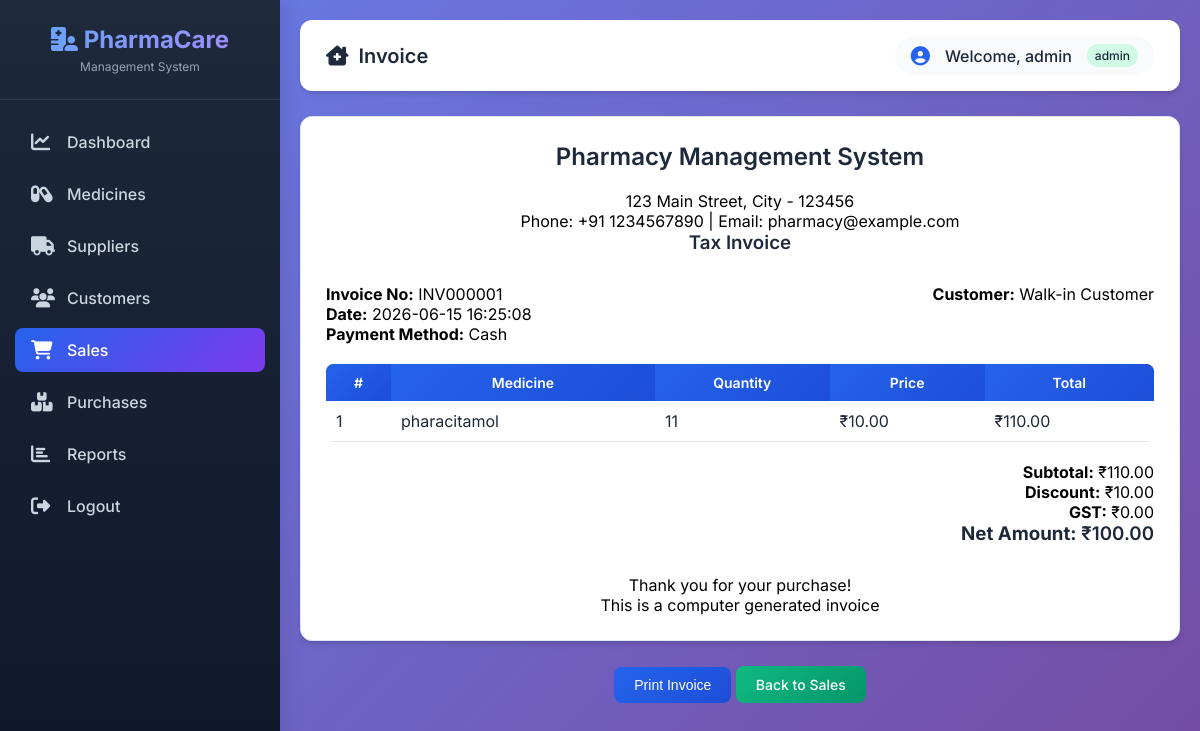
Screenshot of /sales/invoice/1 (signed in) with the database file from the repository.
### tables this page shows
CREATE TABLE sales (
            id INTEGER PRIMARY KEY AUTOINCREMENT,
            invoice_no TEXT UNIQUE NOT NULL,
            customer_id INTEGER,
            total_amount REAL,
            discount REAL DEFAULT 0,
            gst REAL DEFAULT 0,
            net_amount REAL,
            payment_method TEXT,
            sale_date TIMESTAMP DEFAULT CURRENT_TIMESTAMP,
            FOREIGN KEY (customer_id) REFERENCES customers (id)
        );

CREATE TABLE sales_items (
            id INTEGER PRIMARY KEY AUTOINCREMENT,
            sale_id INTEGER,
            medicine_id INTEGER,
            quantity INTEGER,
            price REAL,
            FOREIGN KEY (sale_id) REFERENCES sales (id),
            FOREIGN KEY (medicine_id) REFERENCES medicines (id)
        );

CREATE TABLE medicines (
            id INTEGER PRIMARY KEY AUTOINCREMENT,
            name TEXT NOT NULL,
            category TEXT,
            batch_no TEXT,
            expiry_date DATE,
            quantity INTEGER DEFAULT 0,
            purchase_price REAL,
            selling_price REAL,
            supplier_id INTEGER,
            reorder_level INTEGER DEFAULT 10,
            created_at TIMESTAMP DEFAULT CURRENT_TIMESTAMP,
            FOREIGN KEY (supplier_id) REFERENCES suppliers (id)
        );

### routes/sales_routes.py (the view)
@sales_bp.route('/invoice/<int:sale_id>')
def view_invoice(sale_id):
    if 'user_id' not in session:
        return redirect(url_for('auth_bp.login'))
    sale, items = SalesController.get_sale(sale_id)
    return render_template('sales/invoice.html', sale=sale, items=items)

### controllers/sales_controller.py (called while the page is built)
    @staticmethod
    def get_sale(sale_id):
        return SalesModel.get_sale_by_id(sale_id)

### database/db.py (called while the page is built)
def get_db_connection():
    conn = sqlite3.connect(DATABASE_PATH)
    conn.row_factory = sqlite3.Row
    return conn

### models/sales_model.py (called while the page is built)
    @staticmethod
    def get_sale_by_id(sale_id):
        conn = get_db_connection()
        cursor = conn.cursor()
        cursor.execute('''
            SELECT s.*, c.name as customer_name
            FROM sales s
            LEFT JOIN customers c ON s.customer_id = c.id
            WHERE s.id = ?
        ''', (sale_id,))
        sale = cursor.fetchone()
        if sale:
            cursor.execute('''
                SELECT si.*, m.name as medicine_name
                FROM sales_items si
                JOIN medicines m ON si.medicine_id = m.id
                WHERE si.sale_id = ?
            ''', (sale_id,))
            items = cursor.fetchall()
            conn.close()
            return sale, items
        conn.close()
        return None, None

### templates/sales/invoice.html
{% extends "layout/base.html" %}
{% block title %}Invoice{% endblock %}
{% block content %}
<div class="card" id="invoice">
    <div style="text-align: center; margin-bottom: 30px;">
        <h2>Pharmacy Management System</h2>
        <p>123 Main Street, City - 123456</p>
        <p>Phone: +91 1234567890 | Email: pharmacy@example.com</p>
        <h3>Tax Invoice</h3>
    </div>
    <div style="display: flex; justify-content: space-between; margin-bottom: 20px;">
        <div>
            <strong>Invoice No:</strong> {{ sale.invoice_no }}<br>
            <strong>Date:</strong> {{ sale.sale_date }}<br>
            <strong>Payment Method:</strong> {{ sale.payment_method or 'Cash' }}
        </div>
        <div>
            <strong>Customer:</strong> {{ sale.customer_name or 'Walk-in Customer' }}
        </div>
    </div>
    <table style="width: 100%; border-collapse: collapse; margin-bottom: 20px;">
        <thead>
            <tr style="background: #34495e; color: white;">
                <th style="padding: 10px;">#</th>
                <th style="padding: 10px;">Medicine</th>
                <th style="padding: 10px;">Quantity</th>
                <th style="padding: 10px;">Price</th>
                <th style="padding: 10px;">Total</th>
            </tr>
        </thead>
        <tbody>
            {% for item in items %}
            <tr>
                <td style="padding: 10px;">{{ loop.index }}</td>
                <td style="padding: 10px;">{{ item.medicine_name }}</td>
                <td style="padding: 10px;">{{ item.quantity }}</td>
                <td style="padding: 10px;">₹{{ "%.2f"|format(item.price) }}</td>
                <td style="padding: 10px;">₹{{ "%.2f"|format(item.quantity * item.price) }}</td>
            </tr>
            {% endfor %}
        </tbody>
    </table>
    <div style="text-align: right;">
        <p><strong>Subtotal:</strong> ₹{{ "%.2f"|format(sale.total_amount) }}</p>
        <p><strong>Discount:</strong> ₹{{ "%.2f"|format(sale.discount or 0) }}</p>
        <p><strong>GST:</strong> ₹{{ "%.2f"|format(sale.gst or 0) }}</p>
        <h3><strong>Net Amount:</strong> ₹{{ "%.2f"|format(sale.net_amount) }}</h3>
    </div>
    <div style="text-align: center; margin-top: 30px;">
        <p>Thank you for your purchase!</p>
        <p>This is a computer generated invoice</p>
    </div>
</div>
<div style="margin-top: 20px; text-align: center;">
    <button onclick="window.print()" class="btn btn-primary">Print Invoice</button>
    <a href="{{ url_for('sales_bp.sales_list') }}" class="btn btn-success">Back to Sales</a>
</div>
{% endblock %}

### templates/layout/base.html (shortened to what this page needs)
<!DOCTYPE html>
<html lang="en">
<head>
    <link rel="stylesheet" href="https://cdnjs.cloudflare.com/ajax/libs/font-awesome/6.4.0/css/all.min.css">
</head>
<body>
    <div class="sidebar" id="sidebar">
        <div class="sidebar-header">
            <h2><i class="fas fa-hospital-user"></i> PharmaCare</h2>
            <p>Management System</p>
        </div>
        <ul>
            <li class="{% if request.endpoint == 'dashboard_bp.dashboard' %}active{% endif %}">
                <a href="{{ url_for('dashboard_bp.dashboard') }}">
                    <i class="fas fa-chart-line"></i>
                    <span>Dashboard</span>
                </a>
            </li>
            <li class="{% if request.endpoint and 'medicine' in request.endpoint %}active{% endif %}">
                <a href="{{ url_for('medicine_bp.medicine_list') }}">
                    <i class="fas fa-capsules"></i>
                    <span>Medicines</span>
                </a>
            </li>
            <li class="{% if request.endpoint and 'supplier' in request.endpoint %}active{% endif %}">
                <a href="{{ url_for('supplier_bp.supplier_list') }}">
                    <i class="fas fa-truck"></i>
                    <span>Suppliers</span>
                </a>
            </li>
            <li class="{% if request.endpoint and 'customer' in request.endpoint %}active{% endif %}">
                <a href="{{ url_for('customer_bp.customer_list') }}">
                    <i class="fas fa-users"></i>
                    <span>Customers</span>
                </a>
            </li>
            <li class="{% if request.endpoint and 'sales' in request.endpoint %}active{% endif %}">
                <a href="{{ url_for('sales_bp.sales_list') }}">
                    <i class="fas fa-shopping-cart"></i>
                    <span>Sales</span>
                </a>
            </li>
            <li class="{% if request.endpoint and 'purchase' in request.endpoint %}active{% endif %}">
                <a href="{{ url_for('purchase_bp.purchase_list') }}">
                    <i class="fas fa-boxes"></i>
                    <span>Purchases</span>
                </a>
            </li>
            <li class="{% if request.endpoint and 'report' in request.endpoint %}active{% endif %}">
                <a href="{{ url_for('report_bp.sales_report') }}">
                    <i class="fas fa-chart-bar"></i>
                    <span>Reports</span>
                </a>
            </li>
            <li>
                <a href="{{ url_for('auth_bp.logout') }}">
                    <i class="fas fa-sign-out-alt"></i>
                    <span>Logout</span>
                </a>
            </li>
        </ul>
    </div>
    <div class="content">
        <div class="navbar">
            <h3>
                <i class="fas fa-clinic-medical"></i>
                {% block title %}Pharmacy Management System{% endblock %}
            </h3>
            <div class="user-info">
                <i class="fas fa-user-circle"></i>
                <span>Welcome, {{ session.username }}</span>
                <span class="badge badge-success">{{ session.role }}</span>
            </div>
        </div>
        {% block content %}{% endblock %}
    </div>
</body>
</html>

### templates/layout/base.html (style rules this page uses)
:root { --primary: #2563eb; --primary-dark: #1d4ed8; --secondary: #10b981; --danger: #ef4444; --warning: #f59e0b; --info: #3b82f6; --dark: #1e293b; --light: #f8fafc; --gray: #64748b; --border: #e2e8f0; --shadow-sm: 0 1px 2px 0 rgb(0 0 0 / 0.05); --shadow: 0 1px 3px 0 rgb(0 0 0 / 0.1), 0 1px 2px -1px rgb(0 0 0 / 0.1); --shadow-md: 0 4px 6px -1px rgb(0 0 0 / 0.1), 0 2px 4px -2px rgb(0 0 0 / 0.1); --shadow-lg: 0 10px 15px -3px rgb(0 0 0 / 0.1), 0 4px 6px -4px rgb(0 0 0 / 0.1); --radius: 12px; --radius-sm: 8px; }
* { margin: 0; padding: 0; box-sizing: border-box; }
body { font-family: 'Inter', sans-serif; background: linear-gradient(135deg, #667eea 0%, #764ba2 100%); min-height: 100vh; overflow-x: hidden; }
.sidebar { width: 280px; background: linear-gradient(180deg, #1e293b 0%, #0f172a 100%); color: white; height: 100vh; position: fixed; left: 0; top: 0; overflow-y: auto; transition: all 0.3s ease; z-index: 1000; box-shadow: 4px 0 20px rgba(0, 0, 0, 0.1); }
.sidebar-header { padding: 25px; text-align: center; border-bottom: 1px solid rgba(255, 255, 255, 0.1); margin-bottom: 20px; }
.sidebar-header h2 { font-size: 1.5rem; font-weight: 700; background: linear-gradient(135deg, #60a5fa, #a78bfa); -webkit-background-clip: text; -webkit-text-fill-color: transparent; background-clip: text; }
.sidebar-header p { font-size: 0.75rem; color: #94a3b8; margin-top: 5px; }
.sidebar ul { list-style: none; padding: 0; }
.sidebar ul li { margin: 8px 15px; border-radius: var(--radius-sm); transition: all 0.3s ease; }
.sidebar ul li a { color: #cbd5e1; text-decoration: none; display: flex; align-items: center; gap: 12px; padding: 12px 16px; border-radius: var(--radius-sm); transition: all 0.3s ease; font-weight: 500; }
.sidebar ul li a i { width: 24px; font-size: 1.2rem; }
.sidebar ul li.active { background: linear-gradient(135deg, #2563eb, #7c3aed); }
.sidebar ul li.active a { color: white; }
.content { margin-left: 280px; padding: 20px; min-height: 100vh; transition: all 0.3s ease; }
.navbar { background: white; padding: 15px 25px; margin-bottom: 25px; border-radius: var(--radius); box-shadow: var(--shadow-md); display: flex; justify-content: space-between; align-items: center; backdrop-filter: blur(10px); border: 1px solid rgba(255, 255, 255, 0.1); }
.navbar h3 { font-size: 1.25rem; font-weight: 600; color: var(--dark); display: flex; align-items: center; gap: 10px; }
.user-info { display: flex; align-items: center; gap: 15px; background: var(--light); padding: 8px 16px; border-radius: 50px; }
.user-info i { font-size: 1.2rem; color: var(--primary); }
.user-info span { color: var(--dark); font-weight: 500; }
.btn { padding: 10px 20px; border: none; border-radius: var(--radius-sm); cursor: pointer; text-decoration: none; display: inline-flex; align-items: center; gap: 8px; font-weight: 500; transition: all 0.3s ease; font-size: 0.875rem; }
.btn-primary { background: linear-gradient(135deg, var(--primary), var(--primary-dark)); color: white; }
.btn-success { background: linear-gradient(135deg, #10b981, #059669); color: white; }
.card { background: white; padding: 25px; border-radius: var(--radius); box-shadow: var(--shadow-md); margin-bottom: 25px; transition: all 0.3s ease; border: 1px solid var(--border); }
.card h2, .card h3 { margin-bottom: 20px; color: var(--dark); font-weight: 600; }
table { width: 100%; background: white; border-collapse: separate; border-spacing: 0; margin-top: 20px; border-radius: var(--radius-sm); overflow: hidden; }
table th { background: linear-gradient(135deg, var(--primary), var(--primary-dark)); color: white; padding: 15px; font-weight: 600; font-size: 0.875rem; }
table td { padding: 12px 15px; border-bottom: 1px solid var(--border); color: var(--dark); }
.badge { display: inline-flex; align-items: center; padding: 4px 8px; border-radius: 12px; font-size: 0.75rem; font-weight: 600; }
.badge-success { background: #d1fae5; color: #065f46; }

### rows the page displays
sales: invoice_no "INV000001", sale_date "2026-06-15 16:25:08", payment_method "Cash", total_amount "110.00", discount "10.00", gst "0.00", net_amount "100.00"
sales_items: medicine_name "pharacitamol", quantity "11", price "10.00", item.quantity*item.price "110.00"

### other values shown
{{ session.username }} "admin"
{{ session.role }} "admin"
{{ sale.customer_name or 'Walk-in Customer' }} "Walk-in Customer"
